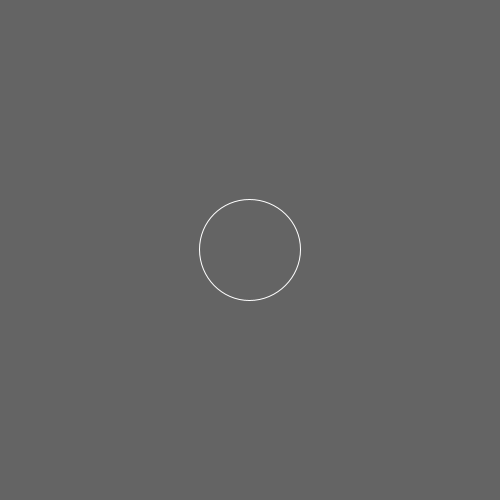
Frame 1 (no input)
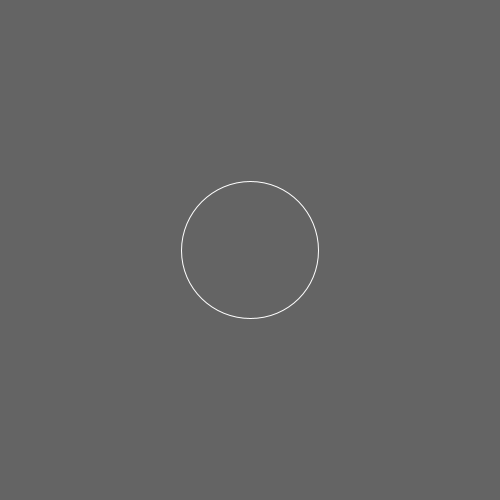
Frame 60 (the mouse pressed at the canvas centre just before this capture)
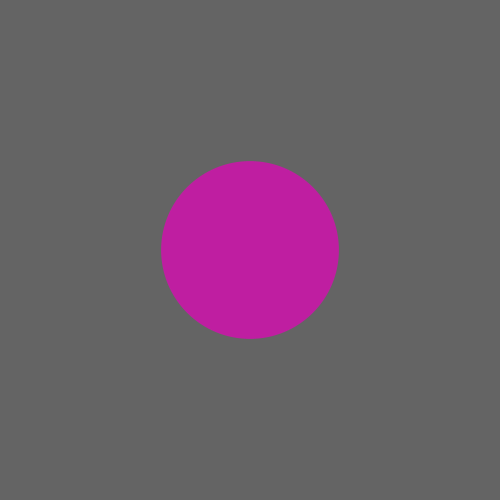
Frame 120 (the mouse held since frame 60 and released just before this capture)

The Processing sketch that drew these frames (run headless with seeded random() and noise(); from frame 60 on, the mouse is pressed at the canvas centre):

// Processing sketch: w03_10_buttons_buttonStates_step1
// ── w03_10_buttons_buttonStates_step1.pde
// IMA NYU Shanghai
// Kinetic Interfaces
// MOQN
// Feb 5 2018

Button btn;

void setup() {
  size(500, 500);
  stroke(255, 0, 0);
  noFill();

  btn = new Button(width/2, height/2);
}


void draw() {
  background(100);

  btn.update();
  btn.display();
}
// ── Button.pde
class Button {
  float posX = width/2;
  float posY = height/2;
  float size = 100;
  color clr = color(255);
  int state = 0;
  boolean prevPress = false;
  /** 
   state
   0: not pressed
   1: hover
   2: on press
   **/

  Button(float x, float y) {
    posX = x;
    posY = y;
  }

  void update() {
    size = sin(frameCount*0.02)*40 + 100;
    checkState();
  }
  void checkState() {
    boolean currPress = false;
    float distance = dist(posX, posY, mouseX, mouseY);
    if ( distance < size/2) { // radious
      if (mousePressed) {
        currPress = true;
        state = 2;
      } else {
        currPress = false;
        state = 1;
      }
    } else {
      state = 0;
    }
    println(prevPress + "  |  " + currPress);
    prevPress = currPress;
  }
  void display() {
    pushStyle();

    switch (state) {
    case 0:
      stroke(clr);
      ellipse(posX, posY, size, size);
      break;
    case 1: // hover
      noStroke();
      fill(clr);
      ellipse(posX, posY, size * 1.1, size * 1.1);
      break;
    case 2: // on press
      noStroke();
      clr = color(random(255), random(255), random(255));
      fill(clr);
      ellipse(posX, posY, size * 1.4, size * 1.4);
      break;
    }

    popStyle();
  }
}
